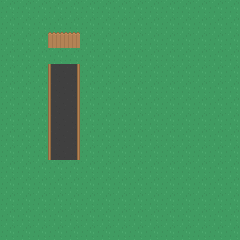

This is a level from a 2D game, rendered from its Tiled map with the project's own tilesets. A one-line summary and the complete map file follow:
An orthogonal 15x15 tile map with 16x16 px tiles, 2 tile layers (Background, Foreground) and 1 object (player_start).

<map version="1.0" tiledversion="1.0.2" orientation="orthogonal" renderorder="right-down" width="15" height="15" tilewidth="16" tileheight="16" nextobjectid="2">
 <tileset firstgid="1" source="tileset.tsx" />
 <layer name="Background" width="15" height="15">
  <properties>
   <property name="layer" value="background" />
   <property name="nocollide" value="true" />
   <property name="tileset" value="tileset" />
  </properties>
  <data encoding="csv">
964,964,964,964,964,964,964,964,964,964,964,964,964,964,964,
964,964,964,964,964,964,964,964,964,964,964,964,964,964,964,
964,964,964,964,964,964,964,964,964,964,964,964,964,964,964,
964,964,964,964,964,964,964,964,964,964,964,964,964,964,964,
964,964,964,715,715,964,964,964,964,964,964,964,964,964,964,
964,964,964,715,715,964,964,964,964,964,964,964,964,964,964,
964,964,964,715,715,964,964,964,964,964,964,964,964,964,964,
964,964,964,715,715,964,964,964,964,964,964,964,964,964,964,
964,964,964,715,715,964,964,964,964,964,964,964,964,964,964,
964,964,964,715,715,964,964,964,964,964,964,964,964,964,964,
964,964,964,964,964,964,964,964,964,964,964,964,964,964,964,
964,964,964,964,964,964,964,964,964,964,964,964,964,964,964,
964,964,964,964,964,964,964,964,964,964,964,964,964,964,964,
964,964,964,964,964,964,964,964,964,964,964,964,964,964,964,
964,964,964,964,964,964,964,964,964,964,964,964,964,964,964
</data>
 </layer>
 <layer name="Foreground" width="15" height="15">
  <properties>
   <property name="layer" value="foreground" />
   <property name="tileset" value="tileset" />
  </properties>
  <data encoding="csv">
0,0,0,0,0,0,0,0,0,0,0,0,0,0,0,
0,0,0,0,0,0,0,0,0,0,0,0,0,0,0,
0,0,0,541,541,0,0,0,0,0,0,0,0,0,0,
0,0,0,0,0,0,0,0,0,0,0,0,0,0,0,
0,0,0,577,579,0,0,0,0,0,0,0,0,0,0,
0,0,0,577,579,0,0,0,0,0,0,0,0,0,0,
0,0,0,577,579,0,0,0,0,0,0,0,0,0,0,
0,0,0,577,579,0,0,0,0,0,0,0,0,0,0,
0,0,0,577,579,0,0,0,0,0,0,0,0,0,0,
0,0,0,577,579,0,0,0,0,0,0,0,0,0,0,
0,0,0,0,0,0,0,0,0,0,0,0,0,0,0,
0,0,0,0,0,0,0,0,0,0,0,0,0,0,0,
0,0,0,0,0,0,0,0,0,0,0,0,0,0,0,
0,0,0,0,0,0,0,0,0,0,0,0,0,0,0,
0,0,0,0,0,0,0,0,0,0,0,0,0,0,0
</data>
 </layer>
 <objectgroup name="Objects">
  <object id="1" name="Start" type="player_start" x="120" y="120" />
 </objectgroup>
</map>
